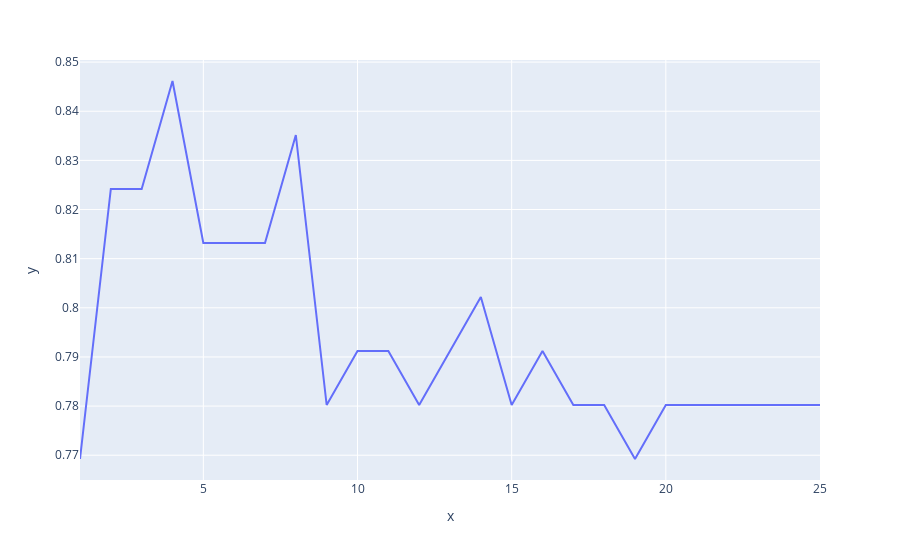

Here is the notebook cell this chart was saved with:
### Code cell
px.line(x=k_range,y=scores_list)

### Figure 1 — Plotly figure (JSON) as saved in the notebook; plotly's stock layout.template omitted (floating-point values rounded to 4 significant figures)
{"data": [{"hoverlabel": {"namelength": 0}, "hovertemplate": "x=%{x}<br>y=%{y}", "legendgroup": "", "line": {"color": "#636efa", "dash": "solid"}, "mode": "lines", "name": "", "showlegend": false, "type": "scatter", "x": [1, 2, 3, 4, 5, 6, 7, 8, 9, 10, 11, 12, 13, 14, 15, 16, 17, 18, 19, 20, 21, 22, 23, 24, 25], "xaxis": "x", "y": [0.7692, 0.8242, 0.8242, 0.8462, 0.8132, 0.8132, 0.8132, 0.8352, 0.7802, 0.7912, 0.7912, 0.7802, 0.7912, 0.8022, 0.7802, 0.7912, 0.7802, 0.7802, 0.7692, 0.7802, 0.7802, 0.7802, 0.7802, 0.7802, 0.7802], "yaxis": "y"}], "layout": {"legend": {"tracegroupgap": 0}, "margin": {"t": 60}, "xaxis": {"anchor": "y", "domain": [0, 1], "title": {"text": "x"}}, "yaxis": {"anchor": "x", "domain": [0, 1], "title": {"text": "y"}}}}
